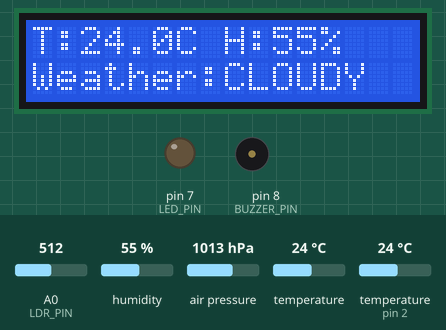
Bench run of a sketch on a simulated Arduino Uno, built with avr-gcc and run on an emulated ATmega328P. Parts: 16×2 character LCD, output pins drawn as LEDs (lit = HIGH), buzzer (waves = sounding). Wiring (inferred from the names in the program): DHT22 sensor: data pin 2; PCF8574 port expander at I2C address 0x27; BMP180 pressure sensor at I2C address 0x77. Wiring (inferred from the signals the program sends): character LCD (HD44780): RS Q0; E Q2; backlight Q3; data Q4, Q5, Q6, Q7. The test bench sets the inputs (shaded band); at power-on: humidity 55 %, temperature (sensor on pin 2) 24 °C, air pressure 1013 hPa, A0 (LDR_PIN) = 512, temperature 24 °C. What the sketch prints to the serial monitor is not drawn.

Above: at 3.3 s.
3.4 s: humidity set to 83 %
At 12.5 s:
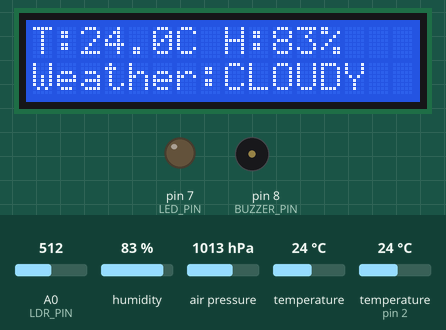
12.8 s: humidity set to 86 %
At 21.5 s:
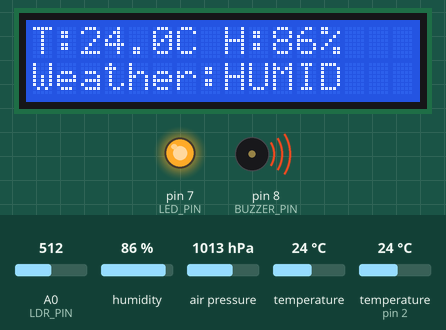
25.1 s: temperature (sensor on pin 2) set to 34.3 °C
At 30.3 s:
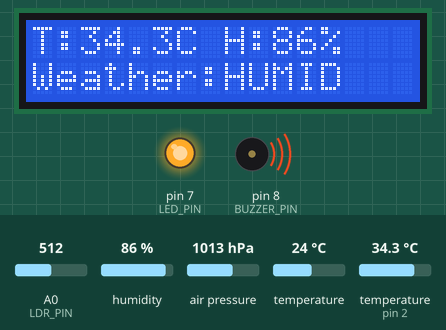
37.3 s: temperature (sensor on pin 2) set to 35.8 °C
At 40.1 s:
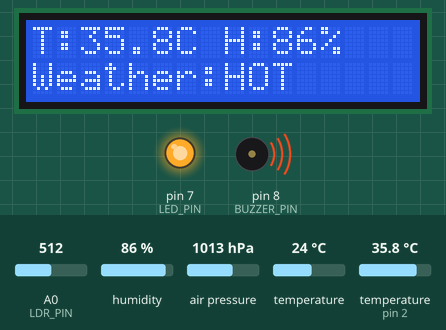
49.6 s: air pressure set to 952 hPa
At 61.4 s:
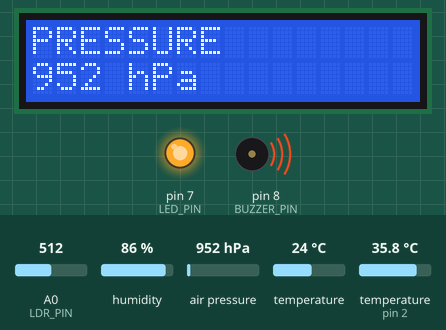
61.8 s: A0 (LDR_PIN) set to 716
At 73.0 s:
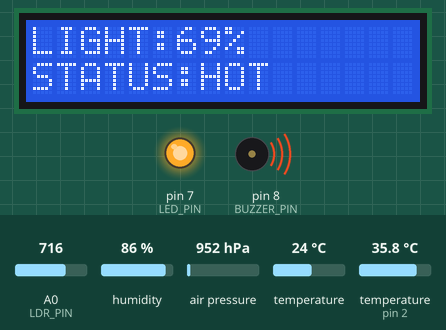
Timing chart, 0 to 74.5 s (numbered marks = the images above; inputs shaded):
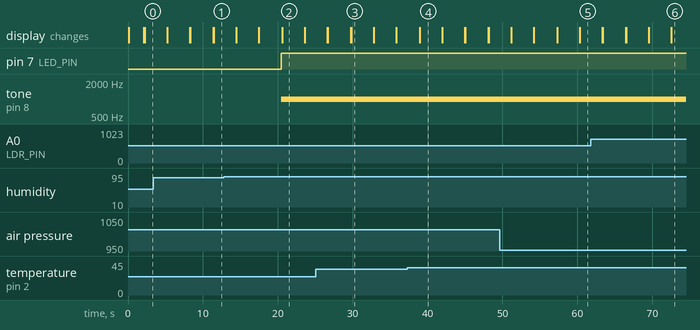

Measured:
- the behaviour switches between 84 and 85 % on humidity (found by bisection; images 1 and 2)
- the behaviour switches between 34.9 and 35 °C on temperature (sensor on pin 2) (found by bisection; images 3 and 4)
- after the input at 12.8 s, pin 7 (LED_PIN): LOW → HIGH after 7.7 s; tone on pin 8 (BUZZER_PIN): silent → 1000 Hz after 7.7 s; the display: first differs from a run without the input after 7.8 s (image 2)
- after the input at 37.3 s, the display: first differs from a run without the input after 1.7 s (image 4)
- what the display in image 2 shows lasts 3.0 s, from 20.6 s to 23.6 s

The sketch:

sketch.ino
```cpp
#include <Wire.h>
#include <math.h>

// =====================================================
// PIN DEFINITIONS
// =====================================================

#define DHT_PIN 2
#define LDR_PIN A0
#define LED_PIN 7
#define BUZZER_PIN 8

#define LCD_ADDR 0x27
#define BMP180_ADDR 0x77

// =====================================================
// SENSOR VARIABLES
// =====================================================

float temperature = 0;
float humidity = 0;

// =====================================================
// BMP180 CALIBRATION DATA
// Renamed to avoid Arduino B1 macro conflict
// =====================================================

int16_t bmpAC1;
int16_t bmpAC2;
int16_t bmpAC3;

uint16_t bmpAC4;
uint16_t bmpAC5;
uint16_t bmpAC6;

int16_t bmpCalB1;
int16_t bmpCalB2;
int16_t bmpMB;
int16_t bmpMC;
int16_t bmpMD;

int32_t bmpB5;

// =====================================================
// LCD FUNCTIONS
// =====================================================

void lcdWrite4Bits(byte data) {

  Wire.beginTransmission(LCD_ADDR);
  Wire.write(data | 0x0C);
  Wire.endTransmission();

  delayMicroseconds(1);

  Wire.beginTransmission(LCD_ADDR);
  Wire.write(data | 0x08);
  Wire.endTransmission();

  delayMicroseconds(50);
}


void lcdSend(byte value, byte mode) {

  byte high = value & 0xF0;
  byte low = (value << 4) & 0xF0;

  lcdWrite4Bits(high | mode);
  lcdWrite4Bits(low | mode);
}


void lcdCommand(byte command) {

  lcdSend(command, 0);
}


void lcdChar(byte character) {

  lcdSend(character, 1);
}


void lcdPrint(String text) {

  for (int i = 0; i < text.length(); i++) {

    lcdChar(text[i]);
  }
}


void lcdSetCursor(byte col, byte row) {

  byte address;

  if (row == 0) {

    address = 0x80 + col;

  } else {

    address = 0xC0 + col;
  }

  lcdCommand(address);
}


void lcdClear() {

  lcdCommand(0x01);

  delay(2);
}


void lcdInit() {

  delay(50);

  lcdWrite4Bits(0x30);

  delay(5);

  lcdWrite4Bits(0x30);

  delayMicroseconds(150);

  lcdWrite4Bits(0x30);

  lcdWrite4Bits(0x20);

  lcdCommand(0x28);
  lcdCommand(0x08);
  lcdCommand(0x01);
  lcdCommand(0x06);
  lcdCommand(0x0C);
}


// =====================================================
// BMP180
// =====================================================

int16_t bmpRead16(byte address) {

  Wire.beginTransmission(BMP180_ADDR);

  Wire.write(address);

  Wire.endTransmission();

  Wire.requestFrom(BMP180_ADDR, 2);

  return (Wire.read() << 8) | Wire.read();
}


void bmpWrite8(byte address, byte value) {

  Wire.beginTransmission(BMP180_ADDR);

  Wire.write(address);
  Wire.write(value);

  Wire.endTransmission();
}


void bmpBegin() {

  bmpAC1 = bmpRead16(0xAA);
  bmpAC2 = bmpRead16(0xAC);
  bmpAC3 = bmpRead16(0xAE);

  bmpAC4 = bmpRead16(0xB0);
  bmpAC5 = bmpRead16(0xB2);
  bmpAC6 = bmpRead16(0xB4);

  bmpCalB1 = bmpRead16(0xB6);
  bmpCalB2 = bmpRead16(0xB8);

  bmpMB = bmpRead16(0xBA);
  bmpMC = bmpRead16(0xBC);
  bmpMD = bmpRead16(0xBE);
}


// =====================================================
// READ BMP180 TEMPERATURE
// =====================================================

int32_t bmpReadTemperature() {

  bmpWrite8(0xF4, 0x2E);

  delay(5);

  int32_t UT = bmpRead16(0xF6);

  int32_t X1 =
    ((UT - bmpAC6) * bmpAC5) >> 15;

  int32_t X2 =
    ((int32_t)bmpMC << 11) /
    (X1 + bmpMD);

  bmpB5 = X1 + X2;

  return (bmpB5 + 8) >> 4;
}


// =====================================================
// READ BMP180 PRESSURE
// =====================================================

long bmpReadPressure() {

  bmpWrite8(0xF4, 0x34);

  delay(5);

  Wire.beginTransmission(BMP180_ADDR);

  Wire.write(0xF6);

  Wire.endTransmission();

  Wire.requestFrom(BMP180_ADDR, 3);

  long MSB = Wire.read();
  long LSB = Wire.read();
  long XLSB = Wire.read();

  long UP =
    ((MSB << 16) +
     (LSB << 8) +
     XLSB) >> 8;


  long X1 =
    ((bmpB5 - 4000) * bmpCalB2) >> 11;

  long X2 =
    (bmpAC2 * (bmpB5 - 4000)) >> 11;

  long X3 =
    X1 + X2;

  long B3 =
    (((bmpAC1 * 4 + X3) + 2) / 4);


  X1 =
    (bmpAC3 * (bmpB5 - 4000)) >> 13;

  X2 =
    (bmpCalB1 *
     ((bmpB5 - 4000) *
      (bmpB5 - 4000) >> 12)) >> 16;

  X3 =
    ((X1 + X2) + 2) >> 2;


  unsigned long B4 =
    (bmpAC4 *
     (unsigned long)(X3 + 32768)) >> 15;


  unsigned long B7 =
    ((unsigned long)UP - B3) * 50000;


  long pressure;

  if (B7 < 0x80000000) {

    pressure =
      (B7 * 2) / B4;

  } else {

    pressure =
      (B7 / B4) * 2;
  }


  X1 =
    (pressure >> 8) *
    (pressure >> 8);

  X1 =
    (X1 * 3038) >> 16;

  X2 =
    (-7357 * pressure) >> 16;

  pressure =
    pressure +
    ((X1 + X2 + 3791) >> 4);


  return pressure;
}


// =====================================================
// DHT22
// =====================================================

bool readDHT22() {

  uint8_t data[5] =
    {0, 0, 0, 0, 0};


  pinMode(DHT_PIN, OUTPUT);

  digitalWrite(DHT_PIN, LOW);

  delay(2);

  digitalWrite(DHT_PIN, HIGH);

  delayMicroseconds(30);

  pinMode(DHT_PIN, INPUT_PULLUP);


  unsigned long timeout = micros();


  while (digitalRead(DHT_PIN) == HIGH) {

    if (micros() - timeout > 100)
      return false;
  }


  timeout = micros();

  while (digitalRead(DHT_PIN) == LOW) {

    if (micros() - timeout > 100)
      return false;
  }


  timeout = micros();

  while (digitalRead(DHT_PIN) == HIGH) {

    if (micros() - timeout > 100)
      return false;
  }


  for (int i = 0; i < 40; i++) {

    timeout = micros();

    while (digitalRead(DHT_PIN) == LOW) {

      if (micros() - timeout > 100)
        return false;
    }


    unsigned long start =
      micros();


    timeout = start;

    while (digitalRead(DHT_PIN) == HIGH) {

      if (micros() - timeout > 100)
        return false;
    }


    unsigned long duration =
      micros() - start;


    data[i / 8] <<= 1;


    if (duration > 40)
      data[i / 8] |= 1;
  }


  uint8_t checksum =
    data[0] +
    data[1] +
    data[2] +
    data[3];


  if (checksum != data[4])
    return false;


  humidity =
    ((data[0] << 8) | data[1]) / 10.0;


  temperature =
    ((data[2] & 0x7F) << 8 | data[3]) / 10.0;


  if (data[2] & 0x80)
    temperature =
      -temperature;


  return true;
}


// =====================================================
// SETUP
// =====================================================

void setup() {

  Serial.begin(9600);

  pinMode(LED_PIN, OUTPUT);
  pinMode(BUZZER_PIN, OUTPUT);

  digitalWrite(LED_PIN, LOW);
  digitalWrite(BUZZER_PIN, LOW);

  Wire.begin();

  lcdInit();


  lcdSetCursor(0, 0);
  lcdPrint("WEATHER STATION");

  lcdSetCursor(0, 1);
  lcdPrint("Starting...");

  delay(2000);


  bmpBegin();

  lcdClear();
}


// =====================================================
// LOOP
// =====================================================

void loop() {

  // -------------------------------
  // DHT22
  // -------------------------------

  bool dhtOK =
    readDHT22();


  if (!dhtOK) {

    lcdClear();

    lcdSetCursor(0, 0);
    lcdPrint("DHT22 ERROR!");

    Serial.println("DHT22 ERROR");

    delay(2000);

    return;
  }


  // -------------------------------
  // BMP180
  // -------------------------------

  bmpReadTemperature();

  long pressure =
    bmpReadPressure();

  float pressureHpa =
    pressure / 100.0;


  // -------------------------------
  // LDR
  // -------------------------------

  int lightValue =
    analogRead(LDR_PIN);


  int lightPercent =
    map(lightValue,
        0,
        1023,
        0,
        100);


  lightPercent =
    constrain(lightPercent,
              0,
              100);


  // -------------------------------
  // WEATHER STATUS
  // -------------------------------

  String status;


  if (temperature >= 35) {

    status = "HOT";

  }
  else if (humidity >= 85) {

    status = "HUMID";

  }
  else if (lightPercent >= 70) {

    status = "SUNNY";

  }
  else if (lightPercent >= 35) {

    status = "CLOUDY";

  }
  else {

    status = "NIGHT";
  }


  // -------------------------------
  // ALERT
  // -------------------------------

  if (temperature >= 35 ||
      humidity >= 85) {

    digitalWrite(LED_PIN, HIGH);

    tone(BUZZER_PIN, 1000);

  }
  else {

    digitalWrite(LED_PIN, LOW);

    noTone(BUZZER_PIN);
  }


  // -------------------------------
  // SERIAL MONITOR
  // -------------------------------

  Serial.println();
  Serial.println("======================");

  Serial.print("Temperature: ");
  Serial.print(temperature);
  Serial.println(" C");

  Serial.print("Humidity: ");
  Serial.print(humidity);
  Serial.println(" %");

  Serial.print("Pressure: ");
  Serial.print(pressureHpa);
  Serial.println(" hPa");

  Serial.print("Light: ");
  Serial.print(lightPercent);
  Serial.println(" %");

  Serial.print("Weather: ");
  Serial.println(status);

  Serial.println("======================");


  // =================================================
  // LCD SCREEN 1
  // =================================================

  lcdClear();

  lcdSetCursor(0, 0);

  lcdPrint("T:");
  lcdPrint(String(temperature, 1));
  lcdPrint("C H:");
  lcdPrint(String(humidity, 0));
  lcdPrint("%");


  lcdSetCursor(0, 1);

  lcdPrint("Weather:");
  lcdPrint(status);


  delay(3000);


  // =================================================
  // LCD SCREEN 2
  // =================================================

  lcdClear();

  lcdSetCursor(0, 0);

  lcdPrint("PRESSURE");


  lcdSetCursor(0, 1);

  lcdPrint(String(pressureHpa, 0));
  lcdPrint(" hPa");


  delay(3000);


  // =================================================
  // LCD SCREEN 3
  // =================================================

  lcdClear();

  lcdSetCursor(0, 0);

  lcdPrint("LIGHT:");
  lcdPrint(String(lightPercent));
  lcdPrint("%");


  lcdSetCursor(0, 1);

  lcdPrint("STATUS:");
  lcdPrint(status);


  delay(3000);
}
```
